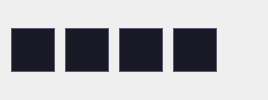
      <widget class="QWidget" name="ComBoBoxButtonSegmentWidget" native="true">
       <layout class="QHBoxLayout" name="horizontalLayout_5">
        <property name="spacing">
         <number>6</number>
        </property>
        <item>
         <layout class="QGridLayout" name="gridLayout_2">
          <property name="horizontalSpacing">
           <number>10</number>
          </property>
          <property name="verticalSpacing">
           <number>0</number>
          </property>
          <item row="0" column="0">
           <widget class="QPushButton" name="RenameCurrentSgButton">
            <property name="maximumSize">
             <size>
              <width>60</width>
              <height>16777215</height>
             </size>
            </property>
            <property name="toolTip">
             <string>Rename current Segmentation</string>
            </property>
            <property name="styleSheet">
             <string notr="true">QPushButton{
	width: 42;
	height: 42;
	background: #191925;
	border: 1px solid #5c5c74;
	background-image: url(:/Icons/RenameCurrent.png);
}

QPushButton:hover {
	background-color: #5C5C74;
}

</string>
            </property>
            <property name="text">
             <string/>
            </property>
           </widget>
          </item>
          <item row="0" column="1">
           <widget class="QPushButton" name="CreateNewSgButton">
            <property name="maximumSize">
             <size>
              <width>60</width>
              <height>16777215</height>
             </size>
            </property>
            <property name="toolTip">
             <string>Create new Segmentation</string>
            </property>
            <property name="styleSheet">
             <string notr="true">QPushButton{
	width: 42;
	height: 42;
	background: #191925;
	border: 1px solid #5c5c74;
	background-image: url(:/Icons/NewBuild1.png);
}

QPushButton:hover {
	background-color: #5C5C74;
}</string>
            </property>
            <property name="text">
             <string/>
            </property>
           </widget>
          </item>
          <item row="0" column="2">
           <widget class="QPushButton" name="CreateNewSgAsButton">
            <property name="maximumSize">
             <size>
              <width>60</width>
              <height>16777215</height>
             </size>
            </property>
            <property name="toolTip">
             <string>Create new Segmentation as…</string>
            </property>
            <property name="styleSheet">
             <string notr="true">QPushButton{
	width: 42;
	height: 42;
	background: #191925;
	border: 1px solid #5c5c74;
	background-image: url(:/Icons/NewBuild.png);
}

QPushButton:hover {
	background-color: #5C5C74;
}</string>
            </property>
            <property name="text">
             <string/>
            </property>
           </widget>
          </item>
          <item row="0" column="3">
           <widget class="QPushButton" name="DleCurrentSgButton">
            <property name="maximumSize">
             <size>
              <width>60</width>
              <height>16777215</height>
             </size>
            </property>
            <property name="toolTip">
             <string>Delete current Segementation</string>
            </property>
            <property name="styleSheet">
             <string notr="true">QPushButton{
	width: 42;
	height: 42;
	background: #191925;
	border: 1px solid #5c5c74;
	background-image: url(:/Icons/DeleteCurrent.png);
}

QPushButton:hover {
	background-color: #5C5C74;
}</string>
            </property>
            <property name="text">
             <string/>
            </property>
           </widget>
          </item>
         </layout>
        </item>
        <item>
         <spacer name="horizontalSpacer_2">
          <property name="orientation">
           <enum>Qt::Horizontal</enum>
          </property>
          <property name="sizeHint" stdset="0">
           <size>
            <width>40</width>
            <height>20</height>
           </size>
          </property>
         </spacer>
        </item>
       </layout>
      </widget>
